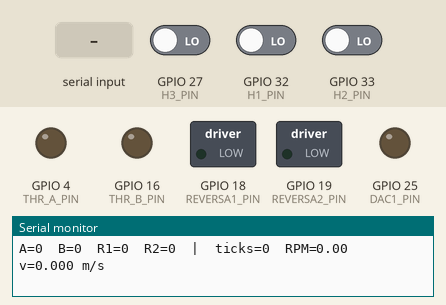
Simulated run of this sketch. Board: ESP32. Parts: switched loads named in the sketch (green lamp = pin HIGH), output pins drawn as LEDs (lit = HIGH), the last lines printed to the serial monitor. Inputs (shaded band) come from the test bench; at power-on: GPIO 27 (H3_PIN) LOW, GPIO 32 (H1_PIN) LOW, GPIO 33 (H2_PIN) LOW.

Above: at 1.3 s.
1.4 s: "R1\n" received over Serial
At 2.5 s:
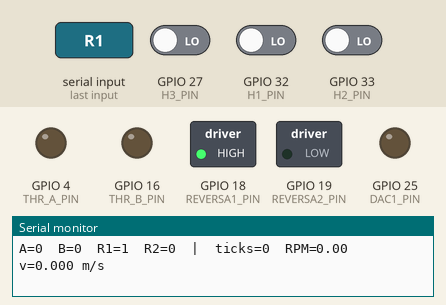
2.9 s: "R2\n" received over Serial
At 3.6 s:
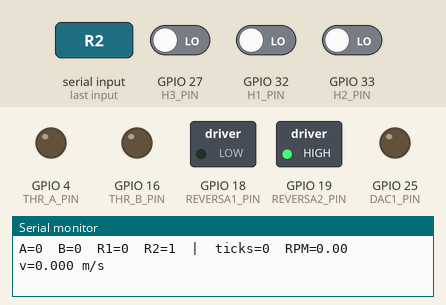
4.4 s: "A90\n" received over Serial
At 4.8 s:
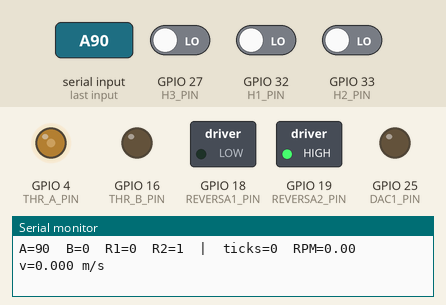
5.9 s: "0\n" received over Serial
At 7.0 s:
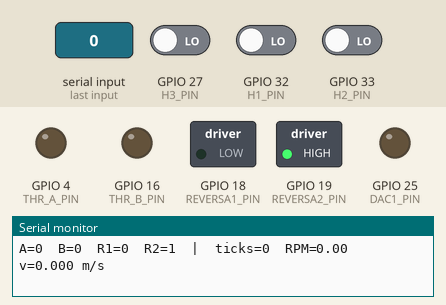
7.7 s: "B90\n" received over Serial
At 8.5 s:
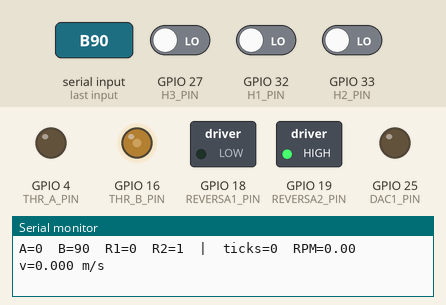
9.2 s: "R0\n" received over Serial
At 9.6 s:
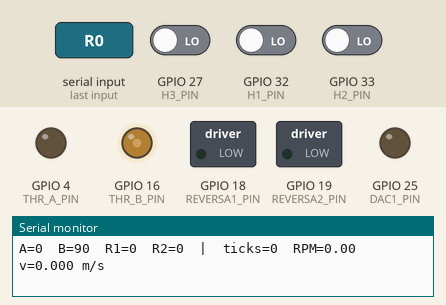
Timing chart, 0 to 11.7 s (numbered marks = the images above; inputs shaded):
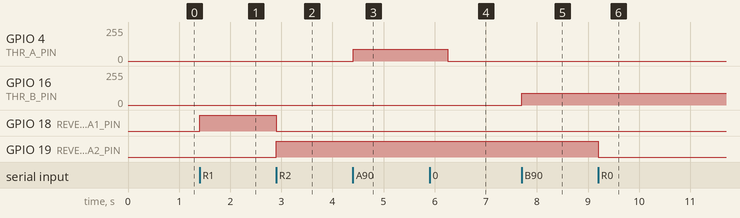

The sketch:

PRUEBA_DAC_PWM_JUNTITO.ino
```cpp
#include <Arduino.h>
#include <freertos/FreeRTOS.h>
#include <freertos/task.h>
#include <freertos/queue.h>
#include <math.h>

/* =========================================================
 *                ENUM PARA REVERSA (solo una vez)
 * ========================================================= */
enum RevState { REV_NONE = 0, REV_1, REV_2 };

/* =========================================================
 *                         PINES
 * ========================================================= */
#define THR_A_PIN      4    // PWM motor A
#define THR_B_PIN      16   // PWM motor B
#define REVERSA1_PIN   18   // Dirección/Reversa 1
#define REVERSA2_PIN   19   // Dirección/Reversa 2
#define DAC1_PIN       25   // DAC analógico (0–3.3 V)

// Sensores Hall motor A
#define H1_PIN         32
#define H2_PIN         33
#define H3_PIN         27

/* =========================================================
 *                PWM / RAMPAS / TIEMPOS
 * ========================================================= */
const uint8_t  PWM_MIN_8B      = 0;
const uint8_t  PWM_MAX_8B      = 255;

const uint32_t LEDC_FREQ_HZ    = 20000;  // 20 kHz
const uint8_t  LEDC_RES_BITS   = 8;      // 0..255

// Rampa solo para FRENAR (no para acelerar)
const uint16_t RAMP_MS_PER_STEP = 4;     // cuanto baja por paso
const uint32_t CTRL_DT_MS       = 5;     // período de la task de control

/* =========================================================
 *        RTOS: handles de tareas y cola de comandos
 * ========================================================= */
TaskHandle_t   hTaskSerial = nullptr;
TaskHandle_t   hTaskCtrl   = nullptr;
QueueHandle_t  qCmd        = nullptr;

/* =========================================================
 *                       COMANDOS
 * ========================================================= */
enum CmdType : uint8_t {
  CMD_SET_A,      // PWM motor A
  CMD_SET_B,      // PWM motor B
  CMD_SET_D,      // PWM ambos
  CMD_STOP_BOTH,  // parar ambos con rampa
  CMD_REV_0,      // sin reversa
  CMD_REV_1,      // reversa 1
  CMD_REV_2,      // reversa 2
  CMD_SET_DAC     // salida DAC en pin 25
};

struct Command {
  CmdType  type;
  uint16_t value;   // 0..255
};

/* =========================================================
 *        ESTADO DEL CONTROL (PWM + REVERSA)
 * ========================================================= */

static float   currA_8b = 0.0f,   currB_8b = 0.0f;  // valor aplicado ahora
static float   tgtA_8b  = 0.0f,   tgtB_8b  = 0.0f;  // setpoint 0..255

static RevState desiredRev = REV_NONE;
static RevState activeRev  = REV_NONE;

static const float ramp_steps_per_ms = 1.0f / (float)RAMP_MS_PER_STEP;
static const float EPS_ZERO          = 1.0f;

/* =========================================================
 *         ODOMETRÍA / RPM (motor A con 3 Halls)
 * ========================================================= */

// Perímetro de la rueda [m]  (74.35 cm medidos)
const double CIRC_M = 0.7435;

// CPR = “counts per revolution” = cambios de estado válidos por vuelta
// 30 imanes * 3 halls = 90
const int    CPR          = 90;

// Filtros/ventana
const unsigned long MIN_TICK_US = 150;   // mínimo tiempo entre flancos
const unsigned long WINDOW_MS   = 250;   // ventana para cálculo (0.25 s)

// Variables compartidas con la ISR
volatile uint8_t       hall_last_state = 0xFF;
volatile unsigned long hall_tick_count = 0;

// Leer estado de los 3 Halls como 3 bits
static inline uint8_t hall_read_state() {
  uint8_t b1 = digitalRead(H1_PIN);
  uint8_t b2 = digitalRead(H2_PIN);
  uint8_t b3 = digitalRead(H3_PIN);
  return (uint8_t)((b1 << 2) | (b2 << 1) | b3);
}

// ISR: cuenta ticks válidos (motor A)
void IRAM_ATTR hall_isr() {
  static unsigned long last_tick_us = 0;

  uint8_t s = hall_read_state();
  if (s == 0b000 || s == 0b111) return;   // estados inválidos

  unsigned long now = micros();

  if (hall_last_state == 0xFF) {
    hall_last_state = s;
    last_tick_us    = now;
    return;
  }

  if (s != hall_last_state) {
    unsigned long dt = now - last_tick_us;
    if (dt >= MIN_TICK_US) {
      hall_tick_count++;       // un tick más en la ventana
      last_tick_us    = now;
      hall_last_state = s;
    }
  }
}

/* =========================================================
 *                      UTILIDADES
 * ========================================================= */

static inline bool bothAtZero() {
  return (fabsf(currA_8b) <= EPS_ZERO) && (fabsf(currB_8b) <= EPS_ZERO)
      && (fabsf(tgtA_8b)  <= EPS_ZERO) && (fabsf(tgtB_8b)  <= EPS_ZERO);
}

static inline void setReversePins(RevState r) {
  switch (r) {
    case REV_NONE:
      digitalWrite(REVERSA1_PIN, LOW);
      digitalWrite(REVERSA2_PIN, LOW);
      break;
    case REV_1:
      digitalWrite(REVERSA1_PIN, HIGH);
      digitalWrite(REVERSA2_PIN, LOW);
      break;
    case REV_2:
      digitalWrite(REVERSA1_PIN, LOW);
      digitalWrite(REVERSA2_PIN, HIGH);
      break;
  }
}

// Aplicar PWM a los dos motores (0..255)
// Con la API nueva: ledcAttach(pin, freq, res_bits); ledcWrite(pin, duty);
static inline void applyPWM_LEDC() {
  uint32_t dA = (currA_8b < 0)   ? 0 :
                (currA_8b > 255) ? 255 : (uint32_t)currA_8b;

  uint32_t dB = (currB_8b < 0)   ? 0 :
                (currB_8b > 255) ? 255 : (uint32_t)currB_8b;

  ledcWrite(THR_A_PIN, dA);
  ledcWrite(THR_B_PIN, dB);
}

/* =========================================================
 *                TAREA: CONTROL (core 1)
 * ========================================================= */

void taskControl(void *pv) {
  TickType_t t0 = xTaskGetTickCount();

  // Para cálculo de RPM por ventanas
  unsigned long last_ticks   = 0;
  TickType_t    last_winTick = xTaskGetTickCount();
  const TickType_t WIN_TICKS = pdMS_TO_TICKS(WINDOW_MS);

  for (;;) {
    /* ---------- Procesar comandos de la cola ---------- */
    Command cmd;
    while (xQueueReceive(qCmd, &cmd, 0) == pdTRUE) {
      switch (cmd.type) {
        case CMD_SET_A:
          tgtA_8b = constrain((int)cmd.value, PWM_MIN_8B, PWM_MAX_8B);
          break;

        case CMD_SET_B:
          tgtB_8b = constrain((int)cmd.value, PWM_MIN_8B, PWM_MAX_8B);
          break;

        case CMD_SET_D:   // ambos al mismo valor
          tgtA_8b = constrain((int)cmd.value, PWM_MIN_8B, PWM_MAX_8B);
          tgtB_8b = constrain((int)cmd.value, PWM_MIN_8B, PWM_MAX_8B);
          break;

        case CMD_STOP_BOTH:
          tgtA_8b = 0.0f;
          tgtB_8b = 0.0f;
          break;

        case CMD_REV_0:
          desiredRev = REV_NONE;
          setReversePins(REV_NONE);
          activeRev = REV_NONE;
          break;

        case CMD_REV_1:
          desiredRev = REV_1;
          tgtA_8b = 0.0f;
          tgtB_8b = 0.0f;
          break;

        case CMD_REV_2:
          desiredRev = REV_2;
          tgtA_8b = 0.0f;
          tgtB_8b = 0.0f;
          break;

        case CMD_SET_DAC:
          dacWrite(DAC1_PIN, cmd.value);
          Serial.printf("DAC Pin %d = %d (%.2f V aprox)\n",
                        DAC1_PIN, cmd.value, (3.3 * cmd.value / 255.0));
          break;
      }
    }

    /* ---------- Rampa solo al frenar ---------- */
    const float dt_ms = (float)CTRL_DT_MS;
    const float step  = ramp_steps_per_ms * dt_ms;

    auto rampTo = [&](float curr, float tgt) -> float {
      if (tgt >= curr) {
        return tgt;  // subida directa (sin rampa)
      } else {
        if (fabsf(tgt - curr) <= step) return tgt;
        return curr - step;
      }
    };

    currA_8b = rampTo(currA_8b, tgtA_8b);
    currB_8b = rampTo(currB_8b, tgtB_8b);

    if (desiredRev != activeRev && bothAtZero()) {
      setReversePins(desiredRev);
      activeRev = desiredRev;
    }

    applyPWM_LEDC();

    /* ---------- Cada WINDOW_MS ms: calcular RPM y v[m/s] ---------- */
    TickType_t nowTick = xTaskGetTickCount();
    if ((nowTick - last_winTick) >= WIN_TICKS) {
      last_winTick = nowTick;

      unsigned long ticks_now;
      noInterrupts();
      ticks_now = hall_tick_count;
      interrupts();

      unsigned long delta_ticks = ticks_now - last_ticks;
      last_ticks = ticks_now;

      double rpm  = 0.0;
      double v_ms = 0.0;

      if (delta_ticks > 0) {
        double T = (double)WINDOW_MS / 1000.0; // segundos de ventana
        rpm  = ((double)delta_ticks * 60.0) / ((double)CPR * T);
        v_ms = (CIRC_M * rpm) / 60.0;
      }

      Serial.printf("A=%.0f  B=%.0f  R1=%d  R2=%d  |  ticks=%lu  RPM=%.2f  v=%.3f m/s\n",
                    currA_8b, currB_8b,
                    digitalRead(REVERSA1_PIN),
                    digitalRead(REVERSA2_PIN),
                    (unsigned long)delta_ticks,
                    rpm,
                    v_ms);
    }

    vTaskDelayUntil(&t0, pdMS_TO_TICKS(CTRL_DT_MS));
  }
}

/* =========================================================
 *          TAREA: SERIAL / PARSER (core 0)
 * ========================================================= */

void taskSerial(void *pv) {
  String linea;
  linea.reserve(32);

  for (;;) {
    while (Serial.available()) {
      char c = (char)Serial.read();

      if (c == '\n' || c == '\r') {
        if (linea.length() == 0) continue;
        linea.trim();

        Command cmd{};
        bool recognized = true;

        if (linea == "0") {
          cmd.type = CMD_STOP_BOTH;
          xQueueSend(qCmd, &cmd, 0);

        } else if (linea.equalsIgnoreCase("R1")) {
          cmd.type = CMD_REV_1;
          xQueueSend(qCmd, &cmd, 0);

        } else if (linea.equalsIgnoreCase("R2")) {
          cmd.type = CMD_REV_2;
          xQueueSend(qCmd, &cmd, 0);

        } else if (linea.equalsIgnoreCase("R0")) {
          cmd.type = CMD_REV_0;
          xQueueSend(qCmd, &cmd, 0);

        } else if (linea[0] == 'A' || linea[0] == 'a') {
          int val = linea.substring(1).toInt();
          val = constrain(val, PWM_MIN_8B, PWM_MAX_8B);
          cmd.type  = CMD_SET_A;
          cmd.value = val;
          xQueueSend(qCmd, &cmd, 0);

        } else if (linea[0] == 'B' || linea[0] == 'b') {
          int val = linea.substring(1).toInt();
          val = constrain(val, PWM_MIN_8B, PWM_MAX_8B);
          cmd.type  = CMD_SET_B;
          cmd.value = val;
          xQueueSend(qCmd, &cmd, 0);

        } else if (linea[0] == 'D' || linea[0] == 'd') {   // ambos motores mismo PWM
          int val = linea.substring(1).toInt();
          val = constrain(val, PWM_MIN_8B, PWM_MAX_8B);
          cmd.type  = CMD_SET_D;
          cmd.value = val;
          xQueueSend(qCmd, &cmd, 0);

        } else if (linea[0] == 'P' || linea[0] == 'p') {   // DAC
          int val = linea.substring(1).toInt();
          val = constrain(val, 0, 255);
          cmd.type  = CMD_SET_DAC;
          cmd.value = val;
          xQueueSend(qCmd, &cmd, 0);

        } else {
          recognized = false;
          Serial.println(F("Comando invalido"));
        }

        linea = "";

      } else {
        linea += c;
        if (linea.length() > 24) linea = "";
      }
    }
    vTaskDelay(pdMS_TO_TICKS(2));
  }
}

/* =========================================================
 *                    SETUP / LOOP
 * ========================================================= */

void setup() {
  Serial.begin(115200);
  delay(100);
  Serial.println(F(
    "Comandos:\n"
    "A### o B### guardan PWM individual (0-255).\n"
    "D### aplica el mismo PWM a ambos motores.\n"
    "P### genera salida DAC en pin 25 (0-255 -> 0–3.3V aprox).\n"
    "R1 activa Reversa1 | R2 activa Reversa2 | R0 apaga ambas.\n"
    "0 detiene ambos con rampa.\n"
    "Ej.: A200  |  B120  |  D200  |  P128\n"
    "RPM y velocidad se calculan sobre el motor A (H1,H2,H3).\n"
  ));

  pinMode(REVERSA1_PIN, OUTPUT);
  pinMode(REVERSA2_PIN, OUTPUT);
  setReversePins(REV_NONE);

  // Pines Hall
  pinMode(H1_PIN, INPUT);
  pinMode(H2_PIN, INPUT);
  pinMode(H3_PIN, INPUT);

  // Interrupciones en Hall (los 3 llaman a la misma ISR)
  attachInterrupt(digitalPinToInterrupt(H1_PIN), hall_isr, CHANGE);
  attachInterrupt(digitalPinToInterrupt(H2_PIN), hall_isr, CHANGE);
  attachInterrupt(digitalPinToInterrupt(H3_PIN), hall_isr, CHANGE);

  // PWM: API nueva (core 3.x)
  ledcAttach(THR_A_PIN, LEDC_FREQ_HZ, LEDC_RES_BITS);
  ledcAttach(THR_B_PIN, LEDC_FREQ_HZ, LEDC_RES_BITS);
  ledcWrite(THR_A_PIN, 0);
  ledcWrite(THR_B_PIN, 0);

  // DAC en 0
  dacWrite(DAC1_PIN, 0);

  // Cola de comandos
  qCmd = xQueueCreate(10, sizeof(Command));

  // Tareas en los dos cores
  xTaskCreatePinnedToCore(taskSerial, "SERIAL_PARSER", 4096, nullptr, 2, &hTaskSerial, 0);
  xTaskCreatePinnedToCore(taskControl, "CONTROL_LOOP", 4096, nullptr, 3, &hTaskCtrl,   1);
}

void loop() {
  // vacío: todo lo hacen las tareas
}
```

Measured:
- after the input at 1.4 s, GPIO 18 (REVERSA1_PIN): LOW → HIGH at once
- after the input at 2.9 s, GPIO 18 (REVERSA1_PIN): HIGH → LOW at once; GPIO 19 (REVERSA2_PIN): LOW → HIGH at once
- after the input at 4.4 s, GPIO 4 (THR_A_PIN): 0/255 → 90/255 at once
- after the input at 5.9 s, GPIO 4 (THR_A_PIN): 90/255 → 0/255 after 0.36 s
- after the input at 7.7 s, GPIO 16 (THR_B_PIN): 0/255 → 90/255 at once
- after the input at 9.2 s, GPIO 19 (REVERSA2_PIN): HIGH → LOW at once
